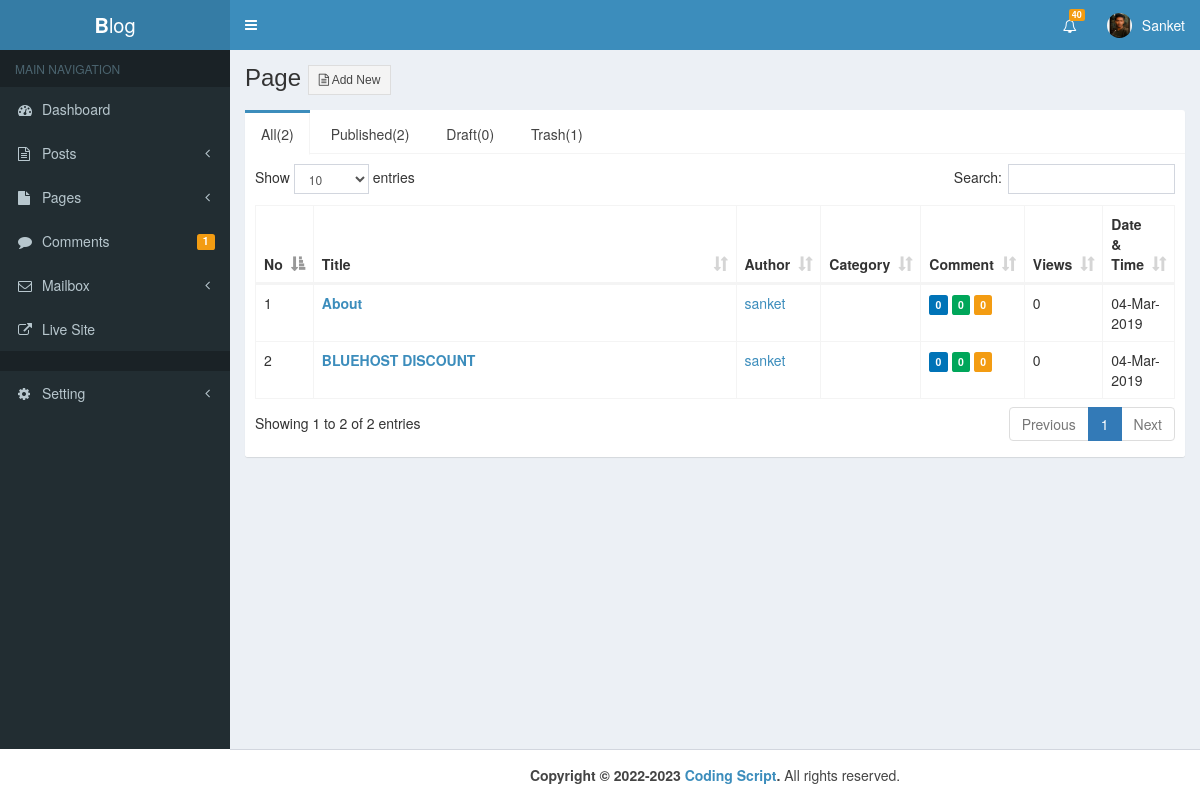
Page /admin/all_page.php (signed in) on the committed database.
### tables this page shows
CREATE TABLE `user` (
  `id` int(11) NOT NULL,
  `username` varchar(100) NOT NULL,
  `email` varchar(100) NOT NULL,
  `website` varchar(100) NOT NULL,
  `fname` varchar(100) NOT NULL,
  `lname` varchar(100) NOT NULL,
  `bio` mediumtext NOT NULL,
  `detail` varchar(500) NOT NULL,
  `password` varchar(100) NOT NULL,
  `img` varchar(1000) NOT NULL,
  `registered_date` varchar(100) NOT NULL
);

CREATE TABLE `posts` (
  `id` int(11) NOT NULL,
  `date` varchar(50) NOT NULL,
  `title` varchar(200) NOT NULL,
  `category` varchar(100) NOT NULL,
  `author` varchar(100) NOT NULL,
  `img` varchar(200) NOT NULL,
  `post` longtext NOT NULL,
  `sampleText` varchar(200) NOT NULL,
  `post_status` varchar(50) NOT NULL,
  `type` varchar(50) NOT NULL,
  `comment_count` int(11) NOT NULL,
  `post_view` int(11) NOT NULL,
  `unique_visitor` int(11) NOT NULL,
  `category_id` int(11) NOT NULL
);

### admin/all_page.php (the view, shortened to what this page needs)
<?php
include "header.php"
?>
<?php
$all = "SELECT * FROM posts WHERE post_status NOT IN ('trash') && type = 'page'";
$result = mysqli_query($con,$all);
$TotalPost = mysqli_num_rows($result);
$publish = "SELECT * FROM posts WHERE post_status = 'publish'  && type = 'page'";
$result = mysqli_query($con,$publish);
$PublishPost = mysqli_num_rows($result);
$draft = "SELECT * FROM posts WHERE post_status = 'draft'  && type = 'page'";
$result = mysqli_query($con,$draft);
$DraftPost = mysqli_num_rows($result);
$trash = "SELECT * FROM posts WHERE post_status = 'trash'  && type = 'page'";
$result = mysqli_query($con,$trash);
$TrashPost = mysqli_num_rows($result);
 ?>
<body class="hold-transition skin-blue sidebar-mini">
<div class="wrapper">
  <?php include "nav.php" ?>
  <?php include "sidebar.php" ?>
  <div class="content-wrapper">
    <section class="content-header">
      <h1>
        Page
        <a href="new_page.php">
          <span class="btn btn-default btn-flat btn-sm"><i class="fa fa-file-text-o"></i> Add New</span>
        </a>
      </h1>
    </section>
    <section class="content">
      <div class="row">
       <div class="col-md-12">
         <div class="nav-tabs-custom">
           <ul class="nav nav-tabs">
             <li class="active"><a href="#tab_1" data-toggle="tab"><?php echo "All($TotalPost)"; ?></a></li>
             <li><a href="#tab_2" data-toggle="tab"><?php echo "Published($PublishPost)"; ?></a></li>
             <li><a href="#tab_3" data-toggle="tab"><?php echo "Draft($DraftPost)"; ?></a></li>
             <li><a href="#tab_4" data-toggle="tab"><?php echo "Trash($TrashPost)"; ?></a></a></li>
           </ul>
           <div class="tab-content">
             <div class="tab-pane active" id="tab_1">
               <table id="example1" class="table table-bordered table-hover">
                 <thead>
                   <tr>
                     <th>No</th>
                     <th style="width:50%">Title</th>
                     <th>Author</th>
                     <th>Category</th>
                     <th>Comment</th>
                     <th>Views</th>
                     <th>Date & Time</th>
                   </tr>
                 </thead>
                 <tbody>
                  <?php
                    $sr = 0;
                    $sql = "SELECT * FROM posts WHERE post_status NOT IN ('trash')  && type = 'page' ORDER BY id DESC";
                    $result = mysqli_query($con,$sql);
                    while ($row = mysqli_fetch_array($result)) {
                      $id = $row['id'];
                      $title = $row['title'];
                      $author = $row['author'];
                      $category = $row['category'];
                      $post_view = $row['post_view'];
                      $comment_count = $row['comment_count'];
                      $date = $row['date'];
                      $sr++;
                   ?>
                  <tr>
                    <td><?php echo "$sr"; ?></td>
                    <td class="titleHover">
                    <a href="../post.php?p=<?php echo "$id"; ?>&Preview=true" target="_blank">
                       <b>
                        <?php
                           echo $title
                        ?>
                      </b><br>
                    </a>
                    </td>
                    <td><a href="#"><?php echo $author ?></a></td>
                    <td><a href="#"><?php echo $category ?></a></td>
                    <td>
                      <a href="comment.php">
                        <span class="pull-right-container">
                          <small class="label bg-blue"><?php echo $comment_count; ?></small>
                          <?php
                            $con = new mysqli("localhost","root","","blog");
                            $s = "SELECT * FROM comments WHERE post_id = '$id' AND comment_status = 'approve'";
                            $r = mysqli_query($con,$s);
                            $ApproveComment = mysqli_num_rows($r);
                           ?>
                           <small class="label bg-green"><?php echo $ApproveComment; ?></small>
                           <?php
                             $con = new mysqli("localhost","root","","blog");
                             $s = "SELECT * FROM comments WHERE post_id = '$id' AND comment_status = 'pending'";
                             $r = mysqli_query($con,$s);
                             $PendingComment = mysqli_num_rows($r);
                            ?>
                            <small class="label bg-yellow"><?php echo $PendingComment; ?></small>
                        </span>
                      </a>
                    </td>
                    <td><?php echo "$post_view";?>
                    </td>
                    <td>
                      <?php
                        if (strlen($date)>11) {$date = substr($date,0,11);}
                        echo $date
                      ?>
                    </td>
                    </tr>
                    <?php
                      }
                    ?>
                  </tbody>
                </table>
             </div>
          </div>
        </div>
      </div>
    </div>
  </div>
</div>
  <?php include "footer.php" ?>
</body>

### admin/nav.php (shortened to what this page needs)
<?php
$con = new mysqli("localhost","root","","blog");
$i = $_SESSION['User_Id'];
$sql = "SELECT * FROM user WHERE id = '$i'";
$result = mysqli_query($con,$sql);
$row = mysqli_fetch_array($result);
$user = $row['username'];
$img = $row['img'];
 ?>
<header class="main-header">
  <a href="index.php" class="logo">
    <span class="logo-lg"><b>B</b>log</span>
  </a>
  <nav class="navbar navbar-static-top">
      <a href="#" class="sidebar-toggle" data-toggle="push-menu" role="button">
      </a>
      <div class="navbar-custom-menu">
        <ul class="nav navbar-nav">
          <li class="dropdown notifications-menu">
           <a href="#" class="dropdown-toggle" data-toggle="dropdown">
             <i class="fa fa-bell-o"></i>
             <span class="label label-warning">40</span>
           </a>
         </li>
          <li class="dropdown user user-menu">
            <a href="#" class="dropdown-toggle" data-toggle="dropdown">
              <?php if (!empty($img)): ?>
                <img src="upload/<?php echo "$img"; ?>" class="user-image" alt="User Image">
              <?php endif; ?>
              <span class="hidden-xs"><?php echo "$user"; ?></span>
            </a>
          </li>
        </ul>
      </div>
    </nav>
</header>

### admin/assets/css/main.css (style rules this page uses)
body { min-height: 100vh; }

### rows in the picture
user: img (placeholder picture), username "Sanket"
posts: title "About", author "sanket", comment_count "0", ApproveComment "0", PendingComment "0", post_view "0", date "04-Mar-2019"
posts: title "BLUEHOST DISCOUNT", author "sanket", comment_count "0", ApproveComment "0", PendingComment "0", post_view "0", date "04-Mar-2019"

### other values in the picture
$PendingComment "1"
$TotalPost "2"
$PublishPost "2"
$DraftPost "0"
$TrashPost "1"
